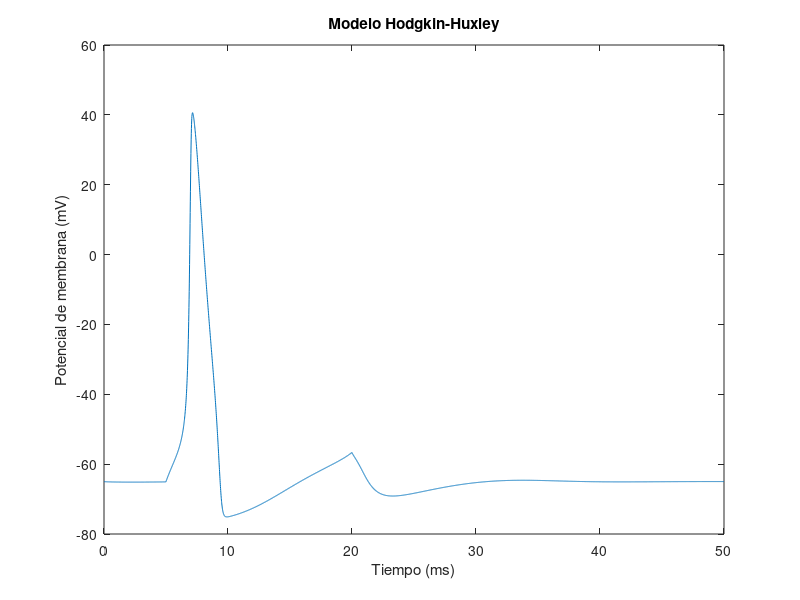

The MATLAB script that drew this image:
capacitancia_membrana = 1;           
potencial_reposo = -65;              
max_conductancia_Na = 120;           
max_conductancia_K = 36;             
max_conductancia_fuga = 0.3;        
potencial_equilibrio_Na = 50;        
potencial_equilibrio_K = -77;       
potencial_equilibrio_fuga = -54.387; 


corriente_externa = [zeros(1, 500), 10*ones(1, 1500), zeros(1, 3500)];  


potencial_membrana = potencial_reposo; 
activacion_Na = 0.05; 
inactivacion_Na = 0.6; 
activacion_K = 0.32;


tiempo_final = 50; 
paso_temporal = 0.01;
tiempo = 0:paso_temporal:tiempo_final;


potencial_membrana_registro = zeros(1, length(tiempo));


for i = 1:length(tiempo)
   
    corriente_Na = max_conductancia_Na * activacion_Na^3 * inactivacion_Na * (potencial_membrana - potencial_equilibrio_Na);
    corriente_K = max_conductancia_K * activacion_K^4 * (potencial_membrana - potencial_equilibrio_K);
    corriente_fuga = max_conductancia_fuga * (potencial_membrana - potencial_equilibrio_fuga);

    
    dVdt = (corriente_externa(i) - corriente_Na - corriente_K - corriente_fuga) / capacitancia_membrana;
    dn_dt = 0.01 * (potencial_membrana + 55) / (1 - exp(-(potencial_membrana + 55) / 10)) * (1 - activacion_K) - 0.125 * exp(-(potencial_membrana + 65) / 80) * activacion_K;
    dm_dt = 0.1 * (potencial_membrana + 40) / (1 - exp(-(potencial_membrana + 40) / 10)) * (1 - activacion_Na) - 4 * exp(-(potencial_membrana + 65) / 18) * activacion_Na;
    dh_dt = 0.07 * exp(-(potencial_membrana + 65) / 20) * (1 - inactivacion_Na) - 1 / (1 + exp(-(potencial_membrana + 35) / 10)) * inactivacion_Na;

    
    potencial_membrana = potencial_membrana + paso_temporal * dVdt;
    activacion_K = activacion_K + paso_temporal * dn_dt;
    activacion_Na = activacion_Na + paso_temporal * dm_dt;
    inactivacion_Na = inactivacion_Na + paso_temporal * dh_dt;

    
    potencial_membrana_registro(i) = potencial_membrana;
end


figure;
plot(tiempo, potencial_membrana_registro);
title('Modelo Hodgkin-Huxley');
xlabel('Tiempo (ms)');
ylabel('Potencial de membrana (mV)');

